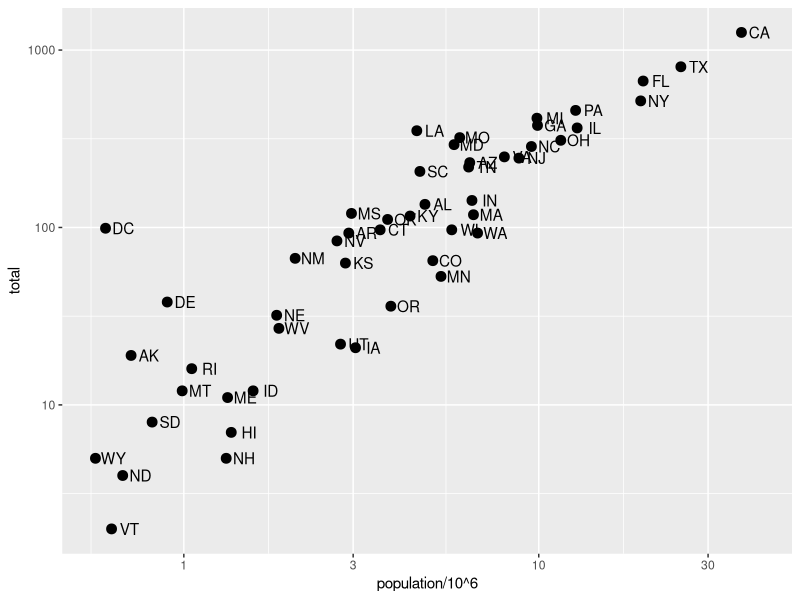
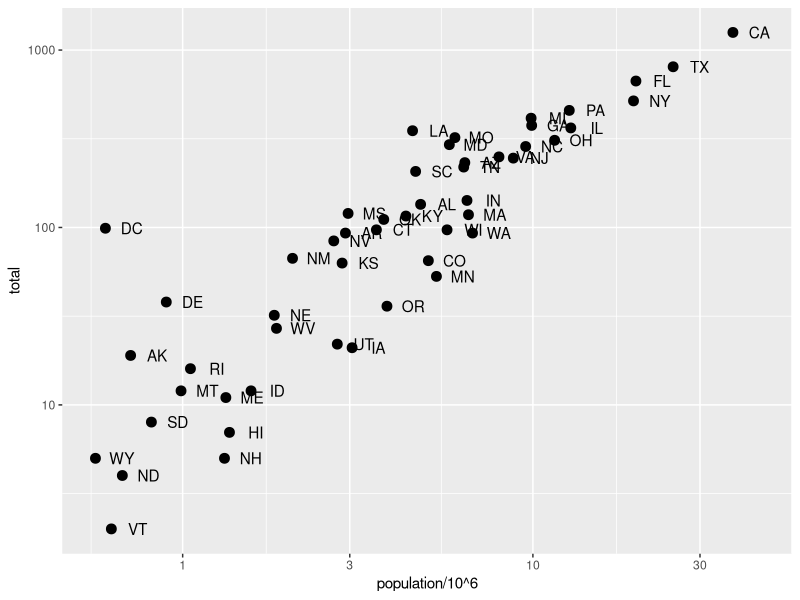
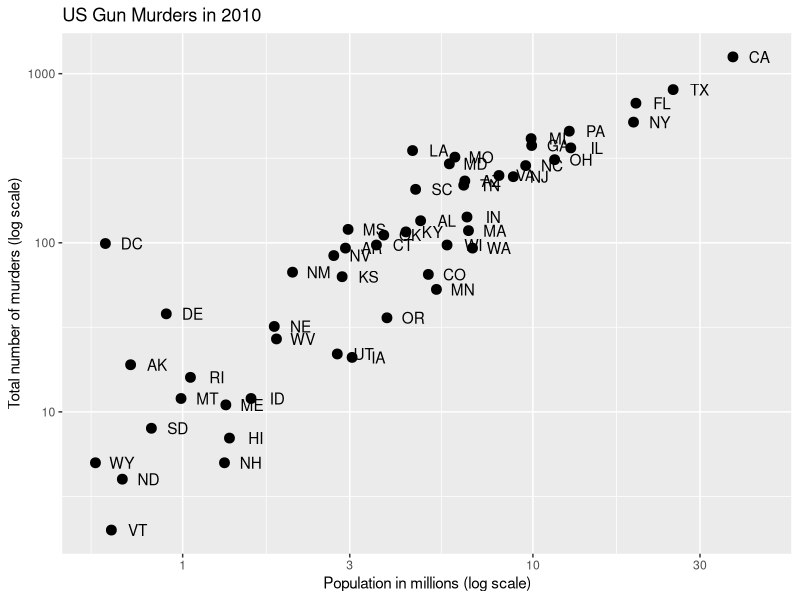
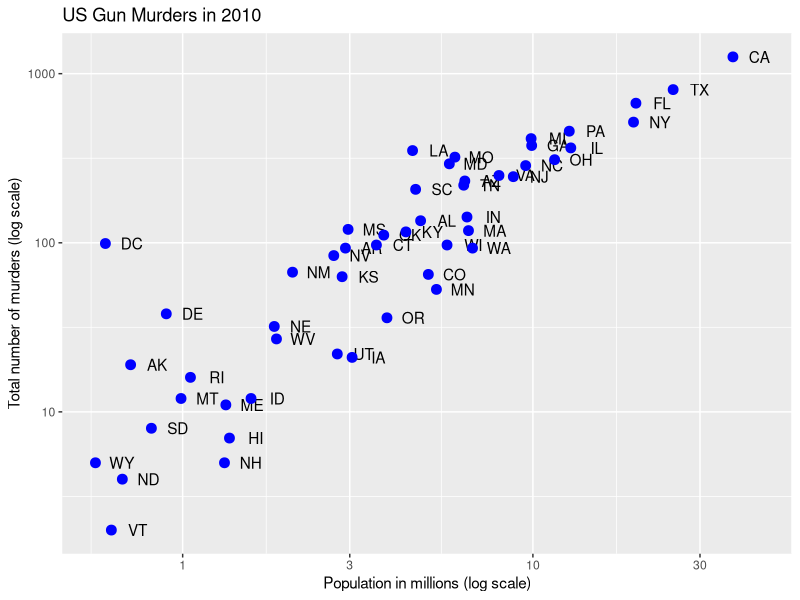
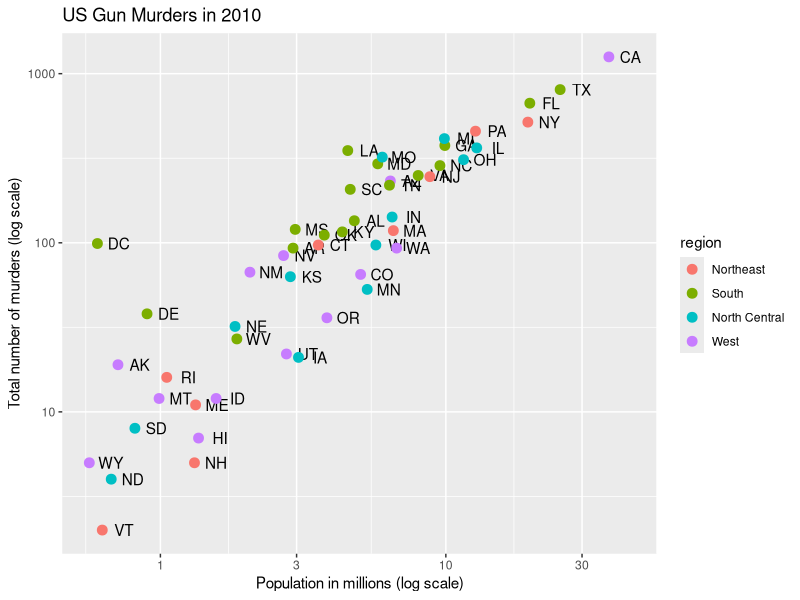
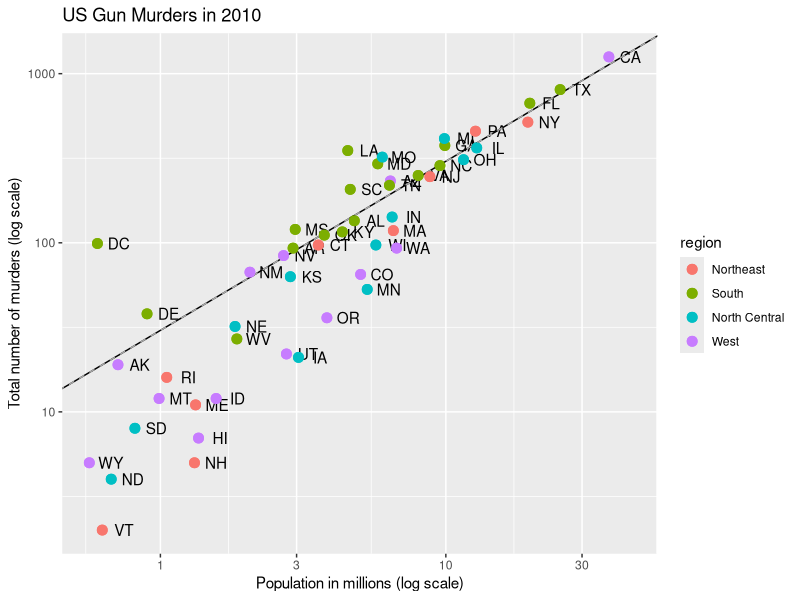
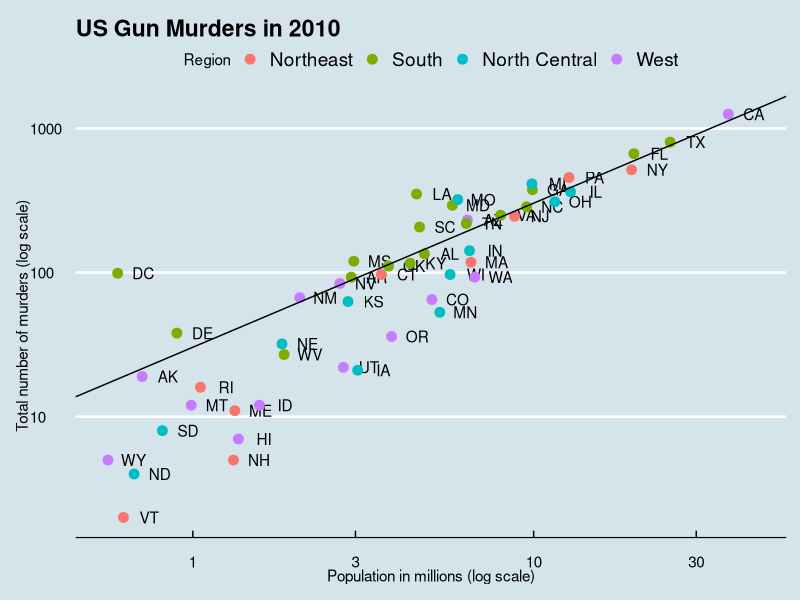
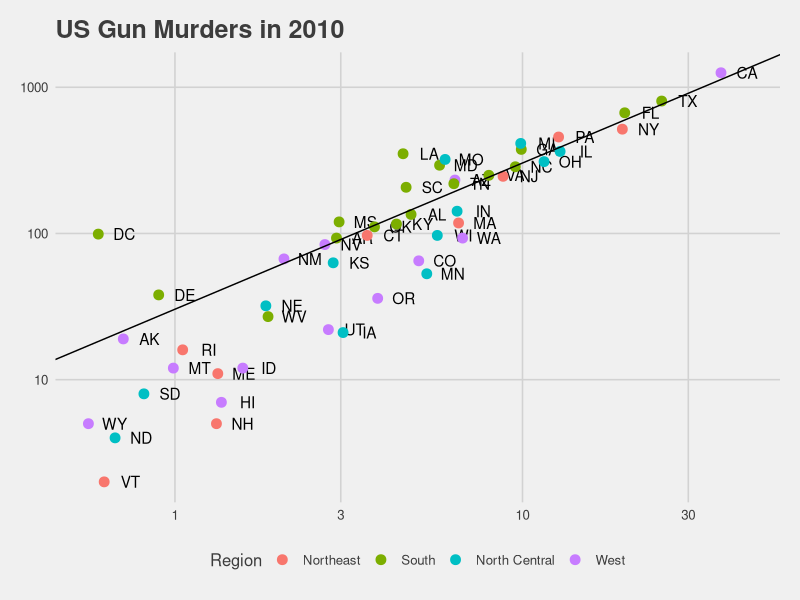

The R script that drew these images, in order:
library(tidyverse)
library(dslabs)
data(murders)
p <- murders %>% ggplot(aes(population/10^6, total, label = abb))

# log base 10 scale the x-axis and y-axis
p + geom_point(size = 3) +
  geom_text(nudge_x = 0.05) +
  scale_x_continuous(trans = "log10") +
  scale_y_continuous(trans = "log10")

# efficient log scaling of the axes
p + geom_point(size = 3) +
  geom_text(nudge_x = 0.075) +
  scale_x_log10() +
  scale_y_log10()

p + geom_point(size = 3) +
  geom_text(nudge_x = 0.075) +
  scale_x_log10() +
  scale_y_log10() +
  xlab("Population in millions (log scale)") +
  ylab("Total number of murders (log scale)") +
  ggtitle("US Gun Murders in 2010")

# redefine p to be everything except the points layer
p <- murders %>%
  ggplot(aes(population/10^6, total, label = abb)) +
  geom_text(nudge_x = 0.075) +
  scale_x_log10() +
  scale_y_log10() +
  xlab("Population in millions (log scale)") +
  ylab("Total number of murders (log scale)") +
  ggtitle("US Gun Murders in 2010")

# make all points blue
p + geom_point(size = 3, color = "blue")

# color points by region
p + geom_point(aes(col = region), size = 3)

# define average murder rate
r <- murders %>%
  summarize(rate = sum(total) / sum(population) * 10^6) %>%
  pull(rate)

# basic line with average murder rate for the country
p <- p + geom_point(aes(col = region), size = 3) +
  geom_abline(intercept = log10(r))    # slope is default of 1

# change line to dashed and dark grey, line under points
p + 
  geom_abline(intercept = log10(r), lty = 2, color = "darkgrey") +
  geom_point(aes(col = region), size = 3)

p <- p + scale_color_discrete(name = "Region")    # capitalize legend title

# Themes

# theme used for graphs in the textbook and course
ds_theme_set()

# themes from ggthemes
library(ggthemes)
p + theme_economist()    # style of the Economist magazine
p + theme_fivethirtyeight()    # style of the FiveThirtyEight website

# load libraries
library(ggrepel)

# define the intercept
r <- murders %>%
  summarize(rate = sum(total) / sum(population) * 10^6) %>%
  .$rate

# make the plot, combining all elements
murders %>%
  ggplot(aes(population/10^6, total, label = abb)) +
  geom_abline(intercept = log10(r), lty = 2, color = "darkgrey") +
  geom_point(aes(col = region), size = 3) +
  geom_text_repel() +
  scale_x_log10() +
  scale_y_log10() +
  xlab("Population in millions (log scale)") +
  ylab("Total number of murders (log scale)") +
  ggtitle("US Gun Murders in 2010") +
  scale_color_discrete(name = "Region") +
  theme_economist()

data(heights)

# define p
p <- heights %>%
  filter(sex == "Male") %>%
  ggplot(aes(x = height))

# basic histograms
p + geom_histogram()
p + geom_histogram(binwidth = 1)

# histogram with blue fill, black outline, labels and title
p + geom_histogram(binwidth = 1, fill = "blue", col = "black") +
  xlab("Male heights in inches") +
  ggtitle("Histogram")

p + geom_density()
p + geom_density(fill = "blue")

# basic QQ-plot
p <- heights %>% filter(sex == "Male") %>%
  ggplot(aes(sample = height))
p + geom_qq()

# QQ-plot against a normal distribution with same mean/sd as data
params <- heights %>%
  filter(sex == "Male") %>%
  summarize(mean = mean(height), sd = sd(height))
p + geom_qq(dparams = params) +
  geom_abline()

# QQ-plot of scaled data against the standard normal distribution
heights %>%
  ggplot(aes(sample = scale(height))) +
  geom_qq() +
  geom_abline()

# define plots p1, p2, p3
p <- heights %>% filter(sex == "Male") %>% ggplot(aes(x = height))
p1 <- p + geom_histogram(binwidth = 1, fill = "blue", col = "black")
p2 <- p + geom_histogram(binwidth = 2, fill = "blue", col = "black")
p3 <- p + geom_histogram(binwidth = 3, fill = "blue", col = "black")

# arrange plots next to each other in 1 row, 3 columns
library(gridExtra)
grid.arrange(p1, p2, p3, ncol = 3)

# dot plot showing the data
heights %>% ggplot(aes(sex, height)) + geom_point()

# jittered, alpha blended point plot
heights %>% ggplot(aes(sex, height)) + geom_jitter(width = 0.1, alpha = 0.2)

# color blind friendly
color_blind_friendly_cols <- c("#999999", "#E69F00", "#56B4E9", "#009E73", "#F0E442", "#0072B2", "#D55E00", "#CC79A7")
p1 <- data.frame(x = 1:8, y = 1:8, col = as.character(1:8)) %>%
  ggplot(aes(x, y, color = col)) +
  geom_point(size = 5)
p1 + scale_color_manual(values = color_blind_friendly_cols)
